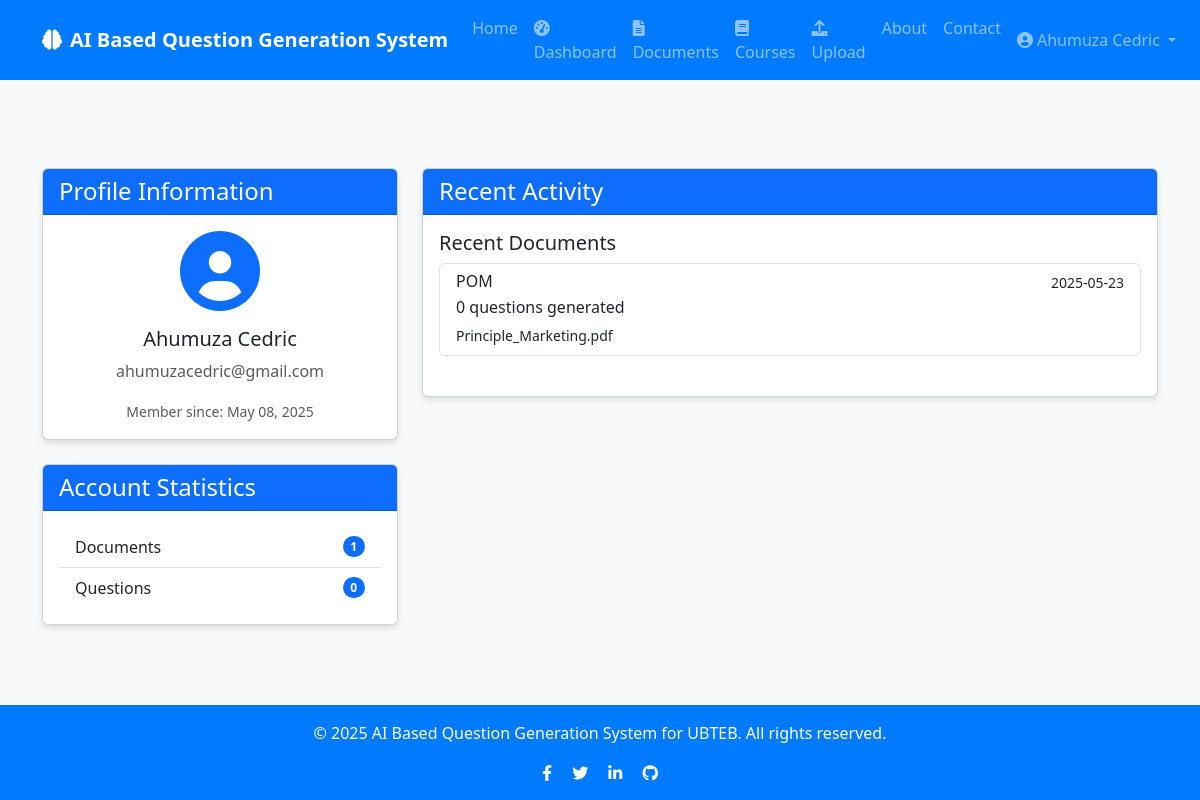
The app's page /profile (signed in), older data.
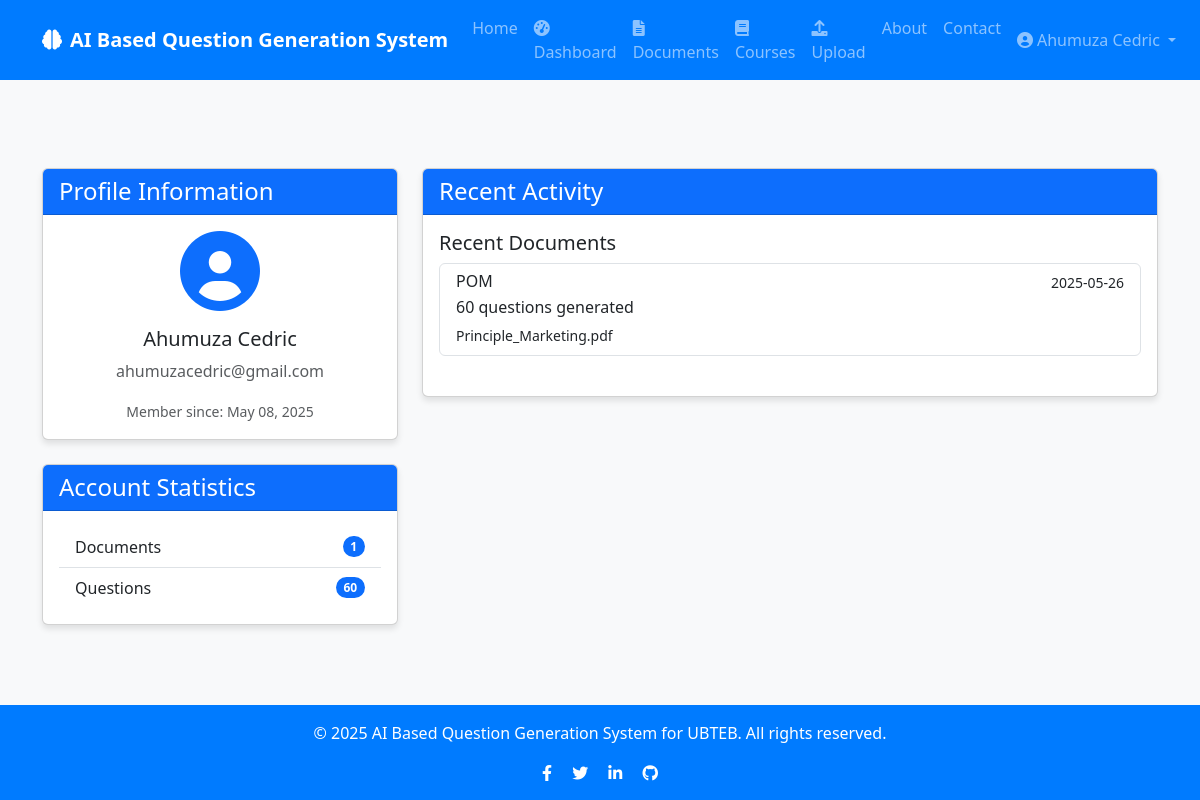
The same page, newer data.
### app/models/document.py (models this page shows, shortened)
class Document(db.Model):
    id = db.Column(db.Integer, primary_key=True)
    title = db.Column(db.String(100), nullable=False)
    filename = db.Column(db.String(100), nullable=False)
    file_path = db.Column(db.String(255), nullable=False)
    content = db.Column(db.Text, nullable=False)
    created_at = db.Column(db.DateTime, default=datetime.utcnow)
    user_id = db.Column(db.Integer, db.ForeignKey('user.id'), nullable=False)
    course_id = db.Column(db.Integer, db.ForeignKey('course.id'), nullable=True)
    questions = db.relationship('Question', backref='document', lazy=True, cascade="all, delete-orphan")
    question_sets = db.relationship('QuestionSet', backref='document', lazy=True, cascade="all, delete-orphan")

### app/routes/auth.py (the view)
@auth.route('/profile', methods=['GET', 'POST'])
@login_required
def profile():
    return render_template('auth/profile.html', user=current_user)

### app/models/user.py (called while the page is built)
@login_manager.user_loader
def load_user(user_id):
    return User.query.get(int(user_id))

### app/templates/auth/profile.html (shortened to what this page needs)
{% extends "base.html" %}
{% block content %}
<div class="container py-5">
    <div class="row">
        <div class="col-md-4">
            <div class="card mb-4">
                <div class="card-header bg-primary text-white">
                    <h4 class="mb-0">Profile Information</h4>
                </div>
                <div class="card-body text-center">
                    <div class="mb-3">
                        <i class="fas fa-user-circle fa-5x text-primary"></i>
                    </div>
                    <h5 class="card-title">{{ user.username }}</h5>
                    <p class="card-text text-muted">{{ user.email }}</p>
                    <p class="card-text">
                        <small class="text-muted">Member since: {{ user.created_at.strftime('%B %d, %Y') }}</small>
                    </p>
                </div>
            </div>
            <div class="card">
                <div class="card-header bg-primary text-white">
                    <h4 class="mb-0">Account Statistics</h4>
                </div>
                <div class="card-body">
                    <ul class="list-group list-group-flush">
                        <li class="list-group-item d-flex justify-content-between align-items-center">
                            Documents
                            <span class="badge bg-primary rounded-pill">{{ user.documents|length }}</span>
                        </li>
                        <li class="list-group-item d-flex justify-content-between align-items-center">
                            Questions
                            <span class="badge bg-primary rounded-pill">{{ user.questions|length }}</span>
                        </li>
                    </ul>
                </div>
            </div>
        </div>
        <div class="col-md-8">
            <div class="card">
                <div class="card-header bg-primary text-white">
                    <h4 class="mb-0">Recent Activity</h4>
                </div>
                <div class="card-body">
                    {% if user.documents %}
                        <h5 class="card-title">Recent Documents</h5>
                        <div class="list-group mb-4">
                            {% for document in user.documents|sort(attribute='created_at', reverse=True) %}
                                {% if loop.index <= 5 %}
                                <a href="{{ url_for('questions.view_document', document_id=document.id) }}" class="list-group-item list-group-item-action">
                                    <div class="d-flex w-100 justify-content-between">
                                        <h6 class="mb-1">{{ document.title }}</h6>
                                        <small>{{ document.created_at.strftime('%Y-%m-%d') }}</small>
                                    </div>
                                    <p class="mb-1">{{ document.questions|length }} questions generated</p>
                                    <small>{{ document.filename }}</small>
                                </a>
                                {% endif %}
                            {% endfor %}
                        </div>
                    {% else %}
                        <div class="alert alert-info">
                            <p class="mb-0">You haven't uploaded any documents yet. <a href="{{ url_for('questions.upload_document') }}">Upload your first document</a> to get started!</p>
                        </div>
                    {% endif %}
                </div>
            </div>
        </div>
    </div>
</div>
{% endblock %}

Row changes from the older to the newer data that the page shows:
changed Document "POM": created_at "2025-05-23" → "2025-05-26"; questions|length "0" → "60"
Text that changed along with them:
{{ user.questions|length }}: "0" → "60"
